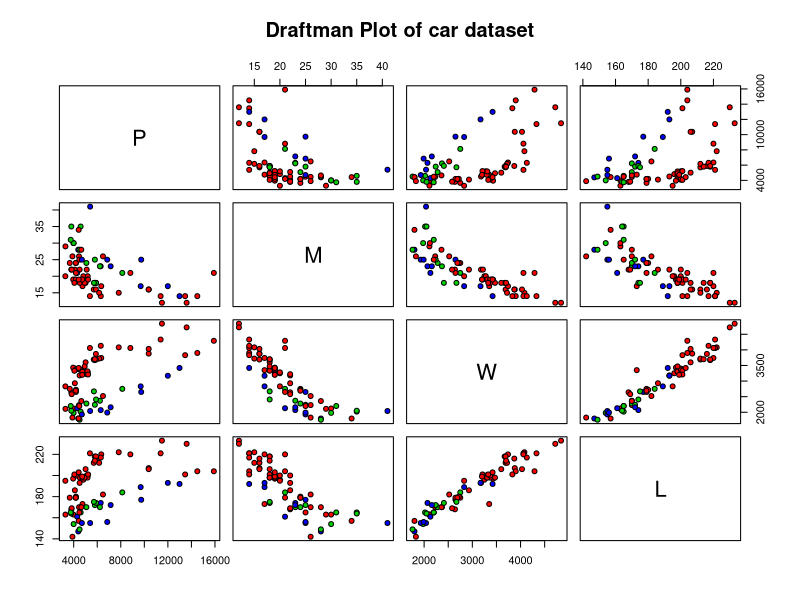

The R source for this figure: (Note: a time limit stopped this script after it produced the figure.)
"
X1: P Price,
X2: M Mileage (in miles per gallone),
X8: W Weight (in pound),
X9: L Length (in inches),
X13: C Company headquarter (1 for U.S., 2 for Japan, 3 for Europe).
"
oridata = read.csv("cars.dat", sep="")
data = oridata[, c("P", "M", "W", "L", "C")]

# draftman plot
X11()
pairs(data[1:4], main="Draftman Plot of car dataset", pch=21, bg=c("red", "green3", "blue")[c(data[5])$C])
while(names(dev.cur()) !='null device') Sys.sleep(1)

# boxplot
data["CP"] = data["M"] / data["P"]
X11()
boxplot(CP~C, data=data, names=c("U.S.", "Japan", "Europe"), main="Mileage / Price", horizontal=T)
title("Mileage / Price")
while(names(dev.cur()) !='null device') Sys.sleep(1)
